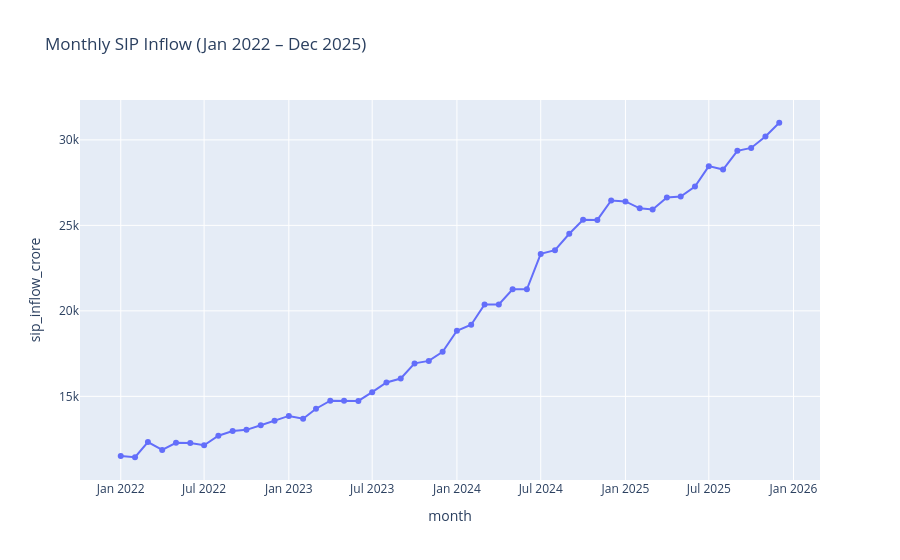

Notebook code cell kept with this figure:
### Code cell
import plotly.express as px

fig = px.line(
    sip,
    x='month',
    y='sip_inflow_crore',
    title='Monthly SIP Inflow (Jan 2022 – Dec 2025)',
    markers=True
)

fig.show()

### Figure 1 — Plotly figure (JSON) as saved in the notebook; plotly's stock layout.template omitted (floating-point values rounded to 4 significant figures)
{"data": [{"hovertemplate": "month=%{x}<br>sip_inflow_crore=%{y}<extra></extra>", "legendgroup": "", "line": {"color": "#636efa", "dash": "solid"}, "marker": {"symbol": "circle"}, "mode": "lines+markers", "name": "", "orientation": "v", "showlegend": false, "type": "scatter", "x": ["2022-01-01T00:00:00", "2022-02-01T00:00:00", "2022-03-01T00:00:00", "2022-04-01T00:00:00", "2022-05-01T00:00:00", "2022-06-01T00:00:00", "2022-07-01T00:00:00", "2022-08-01T00:00:00", "2022-09-01T00:00:00", "2022-10-01T00:00:00", "2022-11-01T00:00:00", "2022-12-01T00:00:00", "2023-01-01T00:00:00", "2023-02-01T00:00:00", "2023-03-01T00:00:00", "2023-04-01T00:00:00", "2023-05-01T00:00:00", "2023-06-01T00:00:00", "2023-07-01T00:00:00", "2023-08-01T00:00:00", "2023-09-01T00:00:00", "2023-10-01T00:00:00", "2023-11-01T00:00:00", "2023-12-01T00:00:00", "2024-01-01T00:00:00", "2024-02-01T00:00:00", "2024-03-01T00:00:00", "2024-04-01T00:00:00", "2024-05-01T00:00:00", "2024-06-01T00:00:00", "2024-07-01T00:00:00", "2024-08-01T00:00:00", "2024-09-01T00:00:00", "2024-10-01T00:00:00", "2024-11-01T00:00:00", "2024-12-01T00:00:00", "2025-01-01T00:00:00", "2025-02-01T00:00:00", "2025-03-01T00:00:00", "2025-04-01T00:00:00", "2025-05-01T00:00:00", "2025-06-01T00:00:00", "2025-07-01T00:00:00", "2025-08-01T00:00:00", "2025-09-01T00:00:00", "2025-10-01T00:00:00", "2025-11-01T00:00:00", "2025-12-01T00:00:00"], "xaxis": "x", "y": [11517, 11438, 12328, 11863, 12286, 12276, 12140, 12694, 12976, 13040, 13306, 13573, 13856, 13687, 14276, 14749, 14749, 14734, 15245, 15814, 16042, 16928, 17073, 17610, 18838, 19187, 20371, 20371, 21262, 21262, 23332, 23547, 24509, 25323, 25320, 26459, 26400, 25999, 25926, 26632, 26688, 27274, 28464, 28265, 29361, 29529, 30200, 31002], "yaxis": "y"}], "layout": {"legend": {"tracegroupgap": 0}, "title": {"text": "Monthly SIP Inflow (Jan 2022 – Dec 2025)"}, "xaxis": {"anchor": "y", "domain": [0, 1], "title": {"text": "month"}}, "yaxis": {"anchor": "x", "domain": [0, 1], "title": {"text": "sip_inflow_crore"}}}}
